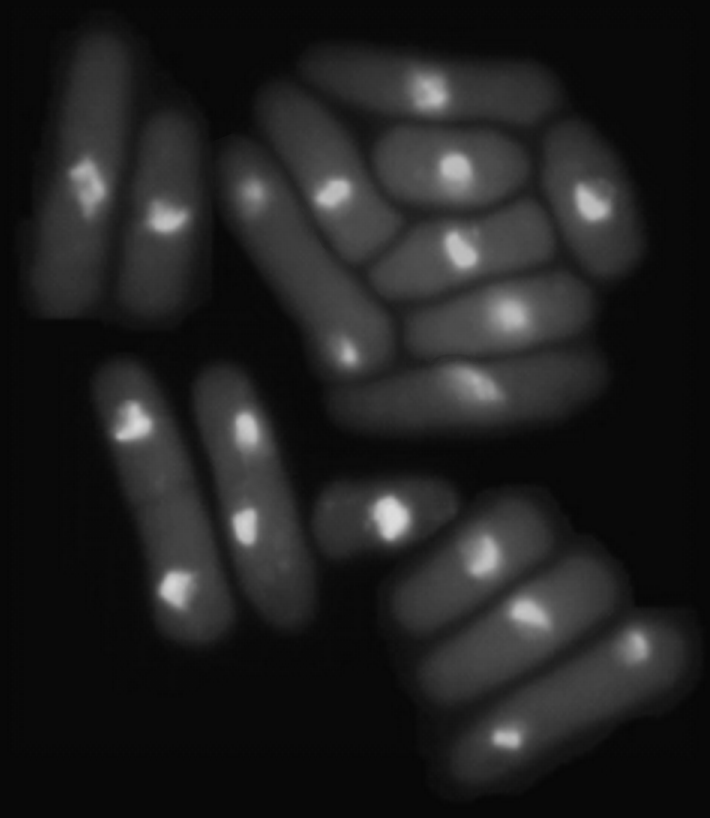
#> input picture TP3/image/levadura.png, 710 x 818 px, found by its file name
$ python thresh.py
#> lines starting #> are read from the running program, lines starting #| are printed output that depends on the picture; after the words box and inside, x2 and y2 are one past the last pixel; in counts of white or black regions, pixels touching at a corner belong together
import cv2 as cv
import numpy as np
from skimage import color

image = cv.imread('C:/Users/owner/projects/faculty/vision-artificial/TPs/proyecto3/levadura.png')
#> image is the input picture: shape (818, 710, 3); min 6, max 222, mean 33.1
image = cv.resize(image, None, fx = 0.60, fy = 0.60, interpolation=cv.INTER_CUBIC)
#> image: shape (491, 426, 3)
cv.imshow('Levadura', image)
bw = cv.cvtColor(image, cv.COLOR_BGR2GRAY)


def binary(val):
#> called with val = 0
    ret, thresh = cv.threshold(bw, val, 255, cv.THRESH_BINARY_INV)
#> thresh: shape (491, 426); every value is 0
#> ret = 0
    cv.imshow("Thresh", thresh)
    opening = cv.morphologyEx(thresh, cv.MORPH_OPEN, (3, 3))
    closing = cv.morphologyEx(opening, cv.MORPH_CLOSE, (3, 3))
    contours, hierarchy = cv.findContours(closing, cv.RETR_TREE, cv.CHAIN_APPROX_NONE)
#> contours = []
    for cnt in contours:
        if cv.contourArea(cnt) < 350:
            contours.remove(cnt)
#> this loop made 0 passes
    x, y, w, h = 0, 0, 175, 75
    cv.rectangle(bw, (x, x), (x + w, y + h), (0, 0, 0), -1)
    cv.putText(bw, str(len(contours)), (x + int(w / 10), y + int(h / 2)), cv.FONT_HERSHEY_SIMPLEX, 0.7,
                (255, 255, 255), 2)


def connected_components():
    _, thresh = cv.threshold(cv.cvtColor(image, cv.COLOR_BGR2GRAY), 50, 255, cv.THRESH_BINARY)
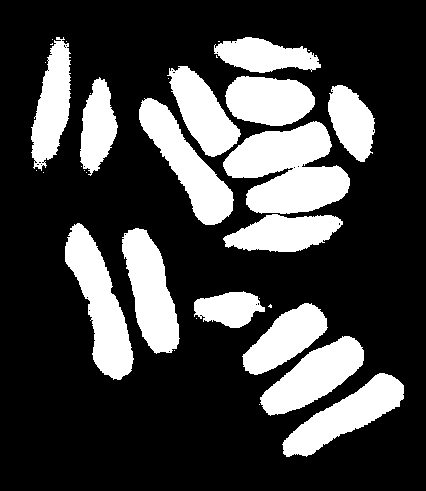
#> thresh: shape (491, 426); 26.3% white; 34 white regions (19 under 20 px), largest, box (x1, y1, x2, y2) and area: (223, 121, 350, 214) 7549, (65, 223, 134, 380) 4950, (139, 98, 234, 225) 4474
    cv.imshow("binary", thresh)
    kernel = np.ones((3, 3), np.uint8)
    opening = cv.morphologyEx(thresh, cv.MORPH_OPEN, kernel, iterations=1)
#> opening: shape (491, 426); 26.1% white; 18 white regions (3 under 20 px), largest, box (x1, y1, x2, y2) and area: (223, 122, 350, 214) 7534, (65, 223, 133, 380) 4924, (139, 98, 233, 225) 4460
    closing = cv.morphologyEx(opening, cv.MORPH_CLOSE, kernel, iterations=1)
#> closing: shape (491, 426); 26.1% white; 14 white regions, largest, box (x1, y1, x2, y2) and area: (223, 122, 350, 252) 10686, (65, 223, 133, 380) 4930, (139, 98, 233, 225) 4460
    cv.imshow("closing", closing)
    # lo que seguro es fondo
    sure_bg = cv.dilate(closing, kernel, iterations=5)
#> sure_bg: shape (491, 426); 38% white; 5 white regions, box (x1, y1, x2, y2) and area: (134, 32, 379, 257) 37534, (189, 287, 409, 462) 19688, (60, 218, 184, 385) 13519, (26, 32, 75, 174) 4977, (75, 74, 123, 178) 3777
    cv.imshow("sure background", sure_bg)
    cv.waitKey()
    # lo que seguro es frente
    sure_fg = cv.erode(closing, kernel, iterations=3)
#> sure_fg: shape (491, 426); 18.9% white; 14 white regions, largest, box (x1, y1, x2, y2) and area: (227, 125, 347, 249) 8050, (68, 228, 130, 376) 3597, (125, 232, 176, 349) 3236
    cv.imshow("sure foreground", sure_fg)
    cv.waitKey()
    sure_fg = np.uint8(sure_fg)
    unknown = cv.subtract(sure_bg, sure_fg)
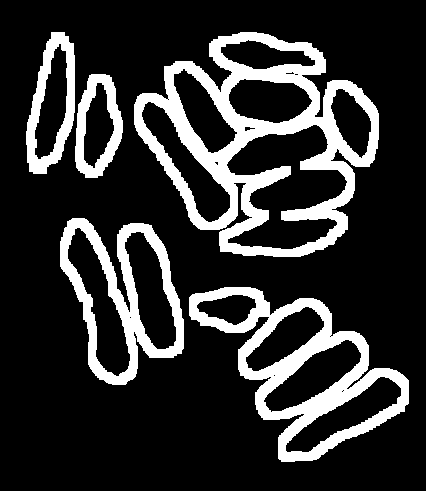
#> unknown: shape (491, 426); 19.1% white; 5 white regions, box (x1, y1, x2, y2) and area: (134, 32, 379, 257) 17925, (189, 287, 409, 462) 10335, (60, 218, 184, 385) 6686, (26, 32, 75, 174) 2835, (75, 74, 123, 178) 2200
    _, markers = cv.connectedComponents(sure_fg)
#> markers: shape (491, 426) int32; 15 distinct labels, from 0 to 14
    # Hacer que el fondo sea 1
    markers = markers + 1
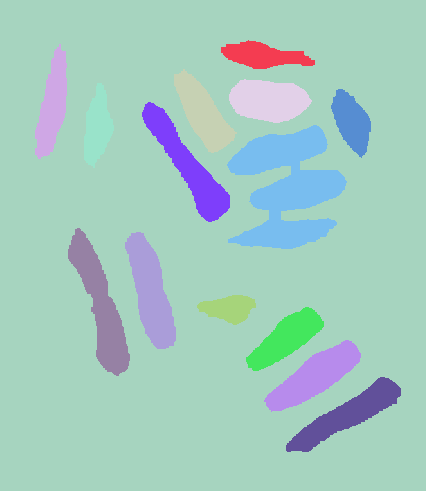
#> markers: shape (491, 426) int32; 15 distinct labels, from 1 to 15; one colour per label, 0 black
    #marcamos lo desconocido como 0
    markers[unknown == 255] = 0
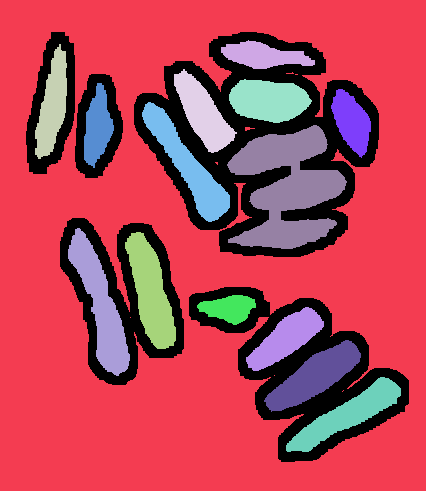
#> markers: shape (491, 426) int32; 16 distinct labels, from 0 to 15; one colour per label, 0 black
    markers = cv.watershed(image, markers)
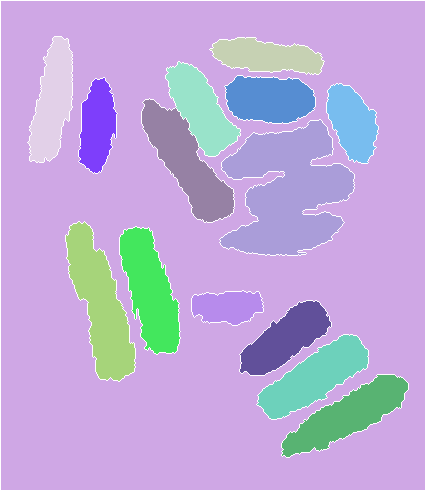
#> markers: shape (491, 426) int32; 16 distinct labels, from -1 to 15; one colour per label, 0 black, -1 white
    image[markers == -1] = [255, 0, 0]
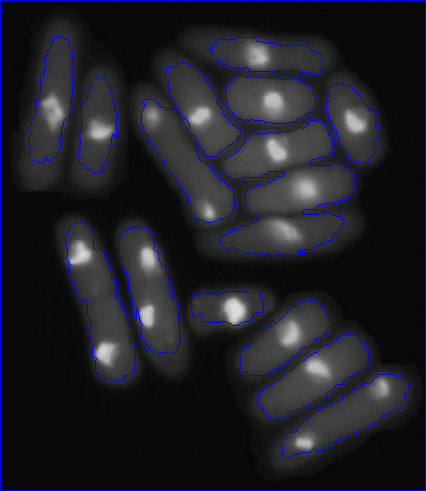
#> image: shape (491, 426, 3); mean B, G, R 39.3, 32.1, 32.1
    cv.imshow("img", image)
    color_img = color.label2rgb(markers, bg_label=1)
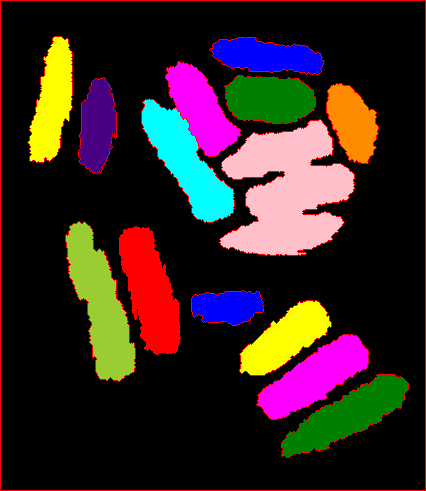
#> color_img: shape (491, 426, 3) float64; mean R, G, B 0.207, 0.144, 0.136
    cv.imshow("seg", color_img)
    cv.waitKey()


cv.namedWindow('Thresh')
cv.createTrackbar('Trackbar', 'Thresh', 0, 255, binary)

binary(0)
connected_components()

cv.waitKey()
